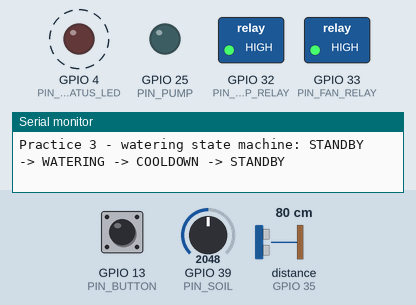
Simulated run of this sketch. Board: ESP32. On the bench: switched loads named in the sketch (green lamp = pin HIGH), output pins drawn as LEDs (lit = HIGH), the last lines printed to the serial monitor. Dashed ring = blinking. The test bench sets the inputs (shaded band); at power-on: GPIO 13 (PIN_BUTTON) HIGH, GPIO 39 (PIN_SOIL) = 2048, distance to the obstacle (sensor on GPIO 35) 80 cm. The echo pulse lasts 58.3 µs per cm; pins used as bus, display or sensor lines are not drawn.

Above: at 1.2 s.
1.3 s: GPIO 13 (PIN_BUTTON) pulled LOW for 0.15 s
At 2.5 s:
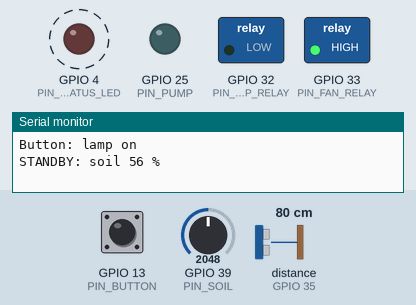
4.4 s: GPIO 13 (PIN_BUTTON) pulled LOW for 1 s
At 6.8 s:
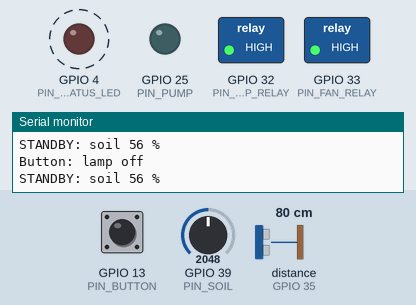
8.4 s: GPIO 39 (PIN_SOIL) set to 2435
11.4 s: GPIO 39 (PIN_SOIL) set to 2551
At 12.3 s:
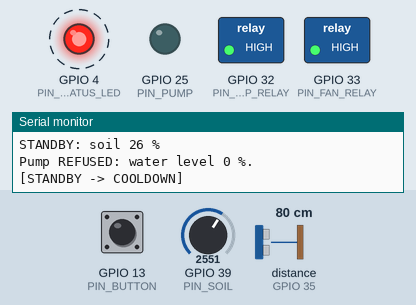
Timing chart, 0 to 18.4 s (numbered marks = the images above; inputs shaded):
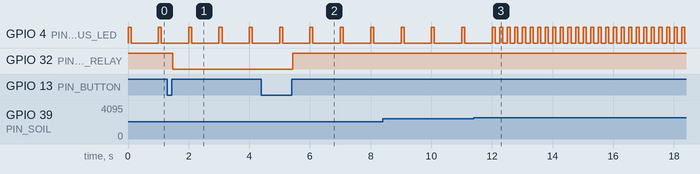

The sketch:

module08_watering_state_machine.ino
```cpp
// Module 8 - Practice 3: watering state machine
// Circuit: the Node 1 workbench (Module 7). Used here: status LED D4, button D13, lamp relay D32,
// pump D25 (through the MOSFET), soil sensor on VN (GPIO 39), and the HC-SR04 (TRIG D15, ECHO D35).
//
// Watering has three states: STANDBY -> WATERING -> COOLDOWN -> STANDBY.
// While the pump runs, the status LED keeps beating and the button keeps working:
// short press = lamp, long press (1 second) = water now.

const int PIN_STATUS_LED = 4;
const int PIN_BUTTON = 13;
const int PIN_LAMP_RELAY = 32;  // active-LOW relay
const int PIN_FAN_RELAY = 33;   // not used here, but its relay is switched off so it stays quiet
const int PIN_PUMP = 25;        // MOSFET gate: HIGH = pump on
const int PIN_SOIL = 39;        // VN
const int PIN_TRIG = 15;
const int PIN_ECHO = 35;

// Your calibration results from Module 6 (replace them with your own numbers)
const int SOIL_DRY = 3000;          // raw soil sensor value in air
const int SOIL_WET = 1300;          // raw soil sensor value in water
const float DISTANCE_EMPTY = 20.0;  // cm: from the sensor to the bottom of the tank
const float DISTANCE_FULL = 5.0;    // cm: from the sensor to the water surface when the tank is full

// Watering rules
const int SOIL_WATERING_THRESHOLD = 30;     // water if the soil is below 30%
const int MIN_WATER_LEVEL = 20;             // the pump is refused if the tank is less than 20% full
const unsigned long CHECK_INTERVAL = 2000;  // STANDBY: check the soil every 2 seconds
const unsigned long WATERING_TIME = 3000;   // WATERING: the pump runs for 3 seconds
const unsigned long COOLDOWN_TIME = 30000;  // COOLDOWN: rest 30 seconds before watering is allowed again

bool lampOn = false;

// The three watering states. A list of names like this (enum) goes at the top, before any function.
enum WateringState { STANDBY, WATERING, COOLDOWN };
WateringState state = STANDBY;     // the current state; starts at STANDBY
unsigned long stateStartTime = 0;  // when the current state started
unsigned long lastCheckTime = 0;   // when the soil was last checked

// ---------- Heartbeat (status LED) ----------
const unsigned long NORMAL_BEAT = 1000;  // one blink every 1 second
const unsigned long PROBLEM_BEAT = 250;  // four blinks every 1 second
const unsigned long BEAT_ON_TIME = 100;  // the LED is on for 100 ms at the start of each beat
bool problemRhythm = false;              // true = fast blink
unsigned long beatStartTime = 0;

void updateHeartbeat() {
  unsigned long now = millis();
  unsigned long beatLength = NORMAL_BEAT;
  if (problemRhythm) {
    beatLength = PROBLEM_BEAT;
  }
  if (now - beatStartTime >= beatLength) {
    beatStartTime = now;  // start the next beat
  }
  digitalWrite(PIN_STATUS_LED, now - beatStartTime < BEAT_ON_TIME);
}

// ---------- Button: short press and long press ----------
const unsigned long DEBOUNCE_DELAY = 30;     // milliseconds: the reading must stay steady this long
const unsigned long LONG_PRESS_TIME = 1000;  // held for 1 second or more = long press
int previousReading = HIGH;                  // HIGH = released
unsigned long lastChangeTime = 0;
int stableButton = HIGH;                     // the state we already trust
unsigned long pressStartTime = 0;
bool longPressDone = false;

void checkButton() {
  unsigned long now = millis();
  int reading = digitalRead(PIN_BUTTON);
  if (reading != previousReading) {
    previousReading = reading;
    lastChangeTime = now;
  }
  if (reading != stableButton && now - lastChangeTime >= DEBOUNCE_DELAY) {
    stableButton = reading;
    if (stableButton == LOW) {
      pressStartTime = now;
      longPressDone = false;
    } else if (!longPressDone) {
      shortPress();
    }
  }
  if (stableButton == LOW && !longPressDone && now - pressStartTime >= LONG_PRESS_TIME) {
    longPressDone = true;
    longPress();
  }
}

// ---------- Soil sensor and water tank (Module 6) ----------
int readSoilPercent() {
  long sum = 0;
  for (int i = 0; i < 20; i++) {
    sum += analogRead(PIN_SOIL);  // 20 readings in a row, no pause (done in a flash)
  }
  int percent = map(sum / 20, SOIL_DRY, SOIL_WET, 0, 100);
  return constrain(percent, 0, 100);
}

// Returns how full the tank is in percent, or -1 if the HC-SR04 echo doesn't come back.
int readWaterLevel() {
  digitalWrite(PIN_TRIG, LOW);
  delayMicroseconds(2);
  digitalWrite(PIN_TRIG, HIGH);
  delayMicroseconds(10);
  digitalWrite(PIN_TRIG, LOW);
  unsigned long duration = pulseIn(PIN_ECHO, HIGH, 30000);  // waits 30 ms at most
  if (duration == 0) {
    return -1;
  }
  float distance = duration / 58.0;
  int percent = (DISTANCE_EMPTY - distance) * 100 / (DISTANCE_EMPTY - DISTANCE_FULL);
  return constrain(percent, 0, 100);
}

// ---------- Watering state machine ----------
const char* stateName(WateringState s) {
  if (s == STANDBY) {
    return "STANDBY";
  }
  if (s == WATERING) {
    return "WATERING";
  }
  return "COOLDOWN";
}

// The only place where the state changes: note the time and report the move.
void moveTo(WateringState newState) {
  Serial.print("[");
  Serial.print(stateName(state));
  Serial.print(" -> ");
  Serial.print(stateName(newState));
  Serial.println("]");
  state = newState;
  stateStartTime = millis();
}

// Tries to turn on the pump. Tank safety check (Module 6): too little water = refused, then rest.
void startWatering() {
  int waterLevel = readWaterLevel();
  if (waterLevel < MIN_WATER_LEVEL) {  // -1 (unreadable) is smaller too, so it is refused as well
    Serial.print("Pump REFUSED: water level ");
    if (waterLevel < 0) {
      Serial.println("unreadable.");
    } else {
      Serial.print(waterLevel);
      Serial.println(" %.");
    }
    problemRhythm = true;  // the status LED blinks fast: fill the tank!
    moveTo(COOLDOWN);
    return;
  }
  problemRhythm = false;
  Serial.print("Pump on (water level ");
  Serial.print(waterLevel);
  Serial.println(" %).");
  digitalWrite(PIN_PUMP, HIGH);
  moveTo(WATERING);
}

void runWatering() {
  unsigned long now = millis();

  if (state == STANDBY) {
    // STANDBY: check the soil every 2 seconds; if it's dry, start watering
    if (now - lastCheckTime >= CHECK_INTERVAL) {
      lastCheckTime = now;
      int soil = readSoilPercent();
      Serial.print("STANDBY: soil ");
      Serial.print(soil);
      Serial.println(" %");
      if (soil < SOIL_WATERING_THRESHOLD) {
        startWatering();
      }
    }
  } else if (state == WATERING) {
    // WATERING: the pump turns off after 3 seconds, then rest
    if (now - stateStartTime >= WATERING_TIME) {
      digitalWrite(PIN_PUMP, LOW);
      Serial.println("Pump off.");
      moveTo(COOLDOWN);
    }
  } else if (state == COOLDOWN) {
    // COOLDOWN: wait 30 seconds so the water can soak in before the soil is checked again
    if (now - stateStartTime >= COOLDOWN_TIME) {
      moveTo(STANDBY);
    }
  }
}

// ---------- What the button does ----------
void shortPress() {
  lampOn = !lampOn;
  if (lampOn) {
    digitalWrite(PIN_LAMP_RELAY, LOW);  // active-LOW relay
    Serial.println("Button: lamp on");
  } else {
    digitalWrite(PIN_LAMP_RELAY, HIGH);
    Serial.println("Button: lamp off");
  }
}

void longPress() {
  if (state == STANDBY) {
    Serial.println("Button held: water now!");
    startWatering();
  } else {
    Serial.print("Button held, but watering is in ");
    Serial.print(stateName(state));
    Serial.println(". Try again later.");
  }
}

void setup() {
  Serial.begin(115200);
  pinMode(PIN_STATUS_LED, OUTPUT);
  pinMode(PIN_BUTTON, INPUT_PULLUP);
  pinMode(PIN_LAMP_RELAY, OUTPUT);
  digitalWrite(PIN_LAMP_RELAY, HIGH);  // lamp off (active-LOW relay)
  pinMode(PIN_FAN_RELAY, OUTPUT);
  digitalWrite(PIN_FAN_RELAY, HIGH);  // fan off
  pinMode(PIN_PUMP, OUTPUT);
  digitalWrite(PIN_PUMP, LOW);
  pinMode(PIN_TRIG, OUTPUT);
  digitalWrite(PIN_TRIG, LOW);
  pinMode(PIN_ECHO, INPUT);
  Serial.println("Practice 3 - watering state machine: STANDBY -> WATERING -> COOLDOWN -> STANDBY");
}

void loop() {
  updateHeartbeat();
  checkButton();
  runWatering();
}
```

Measured:
- the behaviour switches between 2490 and 2491 on GPIO 39 (PIN_SOIL) (found by bisection; images 2 and 3)
- after the input at 1.3 s, GPIO 32 (PIN_LAMP_RELAY): HIGH → LOW after 0.18 s
- after the input at 4.4 s, GPIO 32 (PIN_LAMP_RELAY): LOW → HIGH after 1.0 s
- after the input at 11.4 s, GPIO 4 (PIN_STATUS_LED): alternates HIGH for 0.10 s and LOW for 0.15 s, starting after 0.86 s
- by itself, GPIO 4 (PIN_STATUS_LED): alternates HIGH for 0.10 s and LOW for 0.90 s
